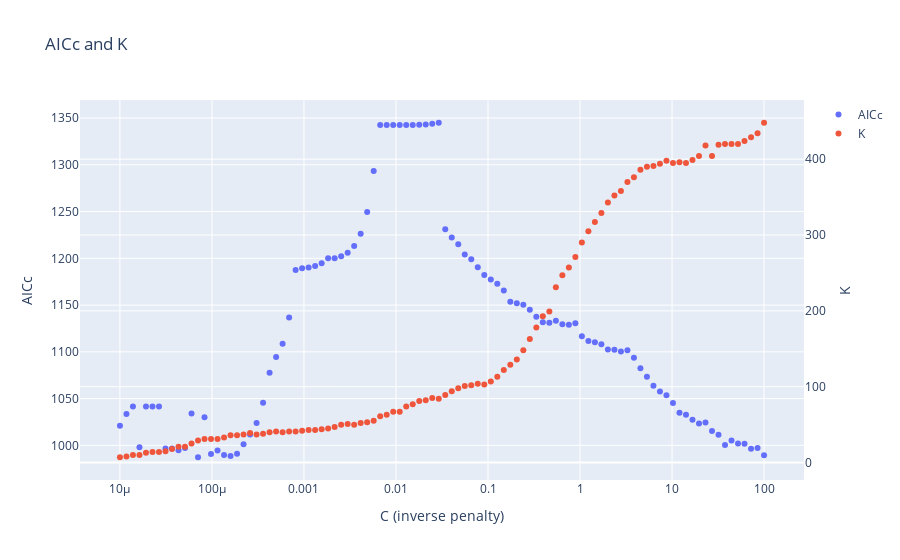

Write notebook code for a chart like this one.
### Markdown cell above
*RuntimeWarning*? something wrong with weak regularisation.

### Code cell
fig = go.Figure()

fig.add_trace(
    go.Scatter(x=Cs, y=AICcs, mode='markers', name='AICc')
)
fig.add_trace(
    go.Scatter(x=Cs, y=Ks, mode='markers', name='K', yaxis='y2')
)
fig.update_layout(
    yaxis=dict(title='AICc')
)
fig.update_layout(
    yaxis2=dict(title='K', overlaying='y', side='right')
)

# Set title and show the plot
fig.update_layout(
    title='AICc and K',
    xaxis_type='log',
    xaxis_title='C (inverse penalty)'
)
fig.show()
